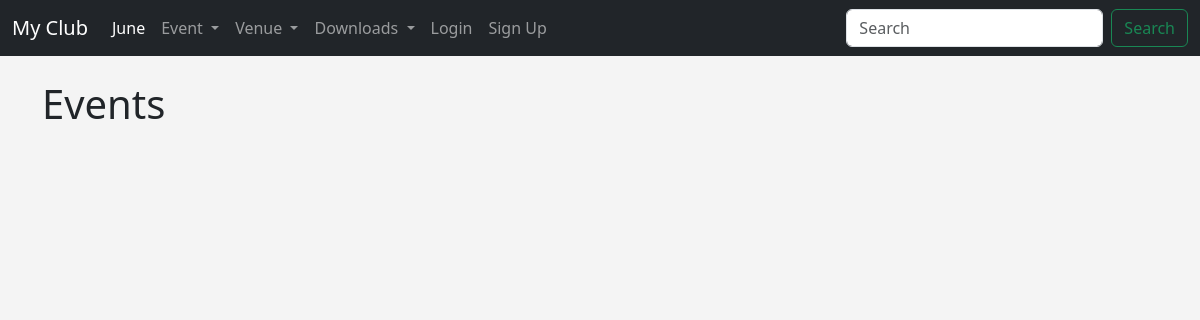
The page /events on the database as committed earlier.
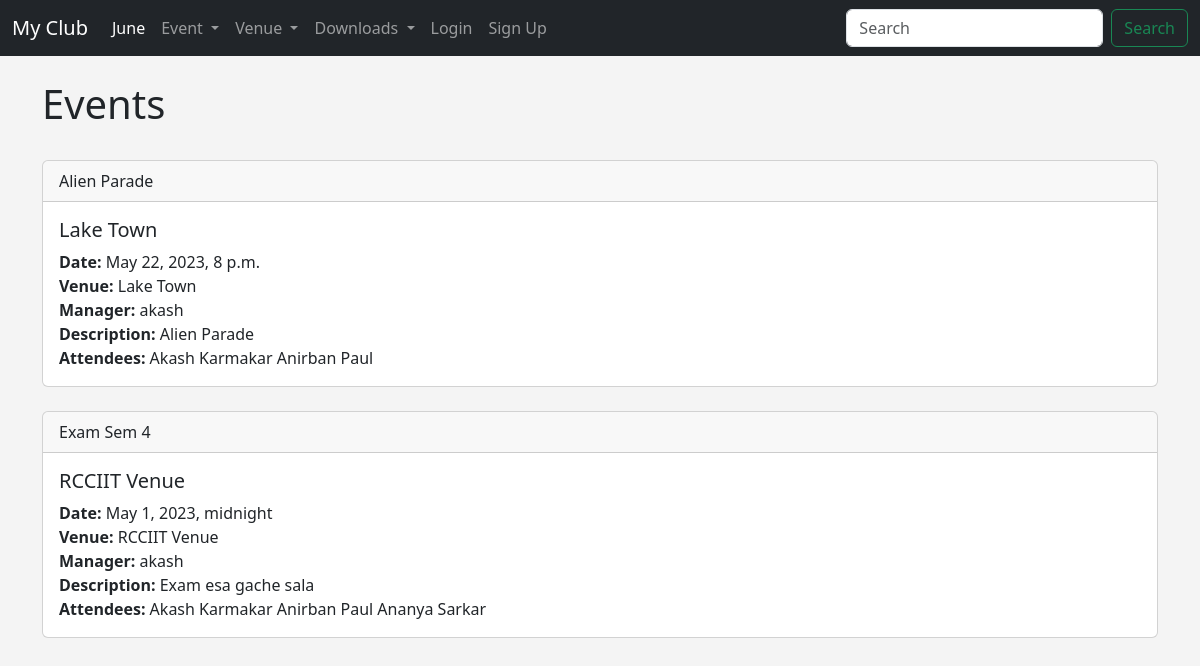
The same page on the database as committed later.
### events/models.py (models this page shows)
class Event(models.Model):
    name = models.CharField('Event Name', max_length=120)
    event_date = models.DateTimeField('Event Date')
    venue = models.ForeignKey(Venue, blank=True, null=True, on_delete=models.CASCADE)
    manager = models.ForeignKey(User, blank=True, null=True, on_delete=models.SET_NULL)
    description = models.TextField(blank=True)
    attendees = models.ManyToManyField(MyClubUser, blank=True)
    def __str__(self):
        return self.name

class Venue(models.Model):
    name = models.CharField('Venue Name', max_length=120)
    address = models.CharField(max_length=300)
    zip_code = models.CharField('Zip Code', max_length=30)
    phone = models.IntegerField('Phone no', blank=True)
    web = models.URLField('Web Site', blank=True)
    email_address = models.EmailField('Email Address', max_length=120, blank=True)
    owner = models.ForeignKey(User, blank=False, on_delete=models.CASCADE, default=1)
    def __str__(self):
        return self.name

class MyClubUser(models.Model):
    first_name = models.CharField('First Name', max_length=30)
    last_name = models.CharField('Last Name', max_length=30)
    email = models.EmailField('User Email', max_length=120)
    def __str__(self):
        return f"{self.first_name} {self.last_name}"

### events/views.py (the view)
# urls.py: path('events', views.all_events, name="list-events"),
def all_events(request):
    event_list = Event.objects.all().order_by('name')
    return render(request, 'events/event_list.html', {"event_list": event_list})

### templates/events/event_list.html (shortened to what this page needs)
{% extends 'events/base.html' %}
{% block content %}
    <h1>Events</h1>
    <br>
    {% for event in event_list %}
        <div class="card">
          <div class="card-header">
            {{ event }}
          </div>
          <div class="card-body">
            <h5 class="card-title">{{ event.venue }}</h5>
            <p class="card-text">
                <strong>Date: </strong>{{ event.event_date }}
                <br>
                <strong>Venue: </strong>{{ event.venue }}
                <br><strong>Manager: </strong>{{ event.manager }}
                <br><strong>Description: </strong>{{ event.description }}
                <br><strong>Attendees: </strong>{% for user in event.attendees.all %} {{ user }} {% endfor %}
                <br>
            </p>
          </div>
        </div>
        <br>
    {% endfor %}
{% endblock %}

### templates/events/base.html (shortened to what this page needs)
<!DOCTYPE html>
<html lang="en">
<head>
    <link href="https://cdn.jsdelivr.net/npm/bootstrap@5.3.0/dist/css/bootstrap.min.css" rel="stylesheet">
</head>
<body>
    <nav class="navbar navbar-expand-lg navbar-dark bg-dark">
      <div class="container-fluid">
        <a class="navbar-brand" href="/">My Club</a>
        <div class="collapse navbar-collapse" id="navbarSupportedContent">
          <ul class="navbar-nav me-auto mb-2 mb-lg-0">
            <li class="nav-item">
              <a class="nav-link active" aria-current="page" href="/2023/June">June</a>
            </li>
            <li class="nav-item dropdown">
              <div class="nav-link dropdown-toggle" role="button" data-bs-toggle="dropdown" aria-expanded="false">
                  Event
              </div>
            </li>
            <li class="nav-item dropdown">
              <div class="nav-link dropdown-toggle" role="button" data-bs-toggle="dropdown" aria-expanded="false">
                  Venue
              </div>
            </li>
            <li class="nav-item dropdown">
              <div class="nav-link dropdown-toggle" role="button" data-bs-toggle="dropdown" aria-expanded="false">
                  Downloads
              </div>
            </li>
              {% if user.is_authenticated %}
                  <li class="nav-item">
                      <a class="nav-link" href="{% url 'logout-user' %}">Logout</a>
                  </li>
              {% else %}
                <li class="nav-item">
                  <a class="nav-link" href="{% url 'login-user' %}">Login</a>
                </li>
                <li class="nav-item">
                  <a class="nav-link" href="{% url 'register-user' %}">Sign Up</a>
                </li>
              {% endif %}
          </ul>
          <form class="d-flex">
            <input class="form-control me-2" type="search" placeholder="Search" aria-label="Search">
            <button class="btn btn-outline-success" type="submit">Search</button>
          </form>
        </div>
      </div>
    </nav>
    <br>
    <div class="container">
        {% block content %}
        {% endblock %}
    </div>
</body>
</html>

### templates/events/base.html (style rules this page uses)
body { background: #f4f4f4; }

Rows that differ between the two databases and show on the page:
added Event: name "Alien Parade", venue "Lake Town", event_date "May 22, 2023, 8 p.m.", manager "akash", description "Alien Parade"
now on this page (row unchanged): MyClubUser: first_name+last_name "Akash Karmakar"
added MyClubUser: first_name+last_name "Anirban Paul"
added Event: name "Exam Sem 4", venue "RCCIIT Venue", event_date "May 1, 2023, midnight", manager "akash", description "Exam esa gache sala"
added MyClubUser: first_name+last_name "Ananya Sarkar", shown under "Exam Sem 4"
